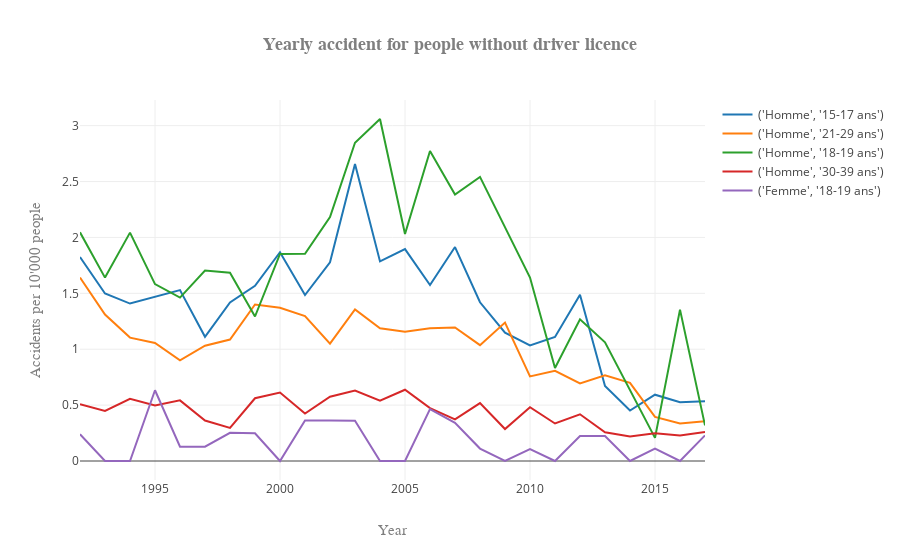

Notebook code cell kept with this figure:
### Markdown cell above
We start again from our normalized set of before, assuming that the people for which we don't have any information about how much time they have had a driving license for simply didn't have any.

### Code cell
# Without driver licence
df_conducteur_illegal = df_Accident_objets_normalized[(df_Accident_objets_normalized.faute_index==1)\
                                           & (df_Accident_objets_normalized.voiture_index==210)\
                                             &(df_Accident_objets_normalized.annee_permis_index==999)]
df_conducteur_illegal = df_conducteur_illegal.groupby(['sexe','age']).sum().sort_values(['2017'], ascending=False)[[col for col in df_conducteur.columns if IS_DATE.match(col)]]

plot_dataframe(x=df_conducteur_illegal.columns.values, y=df_conducteur_illegal.head(),\
               title='Yearly accident for people without driver licence', xlabel='Year',\
               ylabel="Accidents per 10'000 people",\
               labels=df_conducteur_illegal.index.values,\
               rotation=45, number_to_plot=None,name_save='accident_illegal_driver')

### Figure 1 — Plotly figure (JSON) as saved in the notebook; plotly's stock layout.template omitted (floating-point values rounded to 4 significant figures)
{"data": [{"name": "('Homme', '15-17 ans')", "type": "scatter", "uid": "3ed56881-3e94-4c19-b374-7cbaef5f3668", "x": ["1992", "1993", "1994", "1995", "1996", "1997", "1998", "1999", "2000", "2001", "2002", "2003", "2004", "2005", "2006", "2007", "2008", "2009", "2010", "2011", "2012", "2013", "2014", "2015", "2016", "2017"], "y": [1.824, 1.498, 1.408, 1.471, 1.529, 1.112, 1.419, 1.568, 1.868, 1.485, 1.778, 2.657, 1.786, 1.896, 1.575, 1.914, 1.42, 1.148, 1.034, 1.109, 1.487, 0.6713, 0.4512, 0.5933, 0.5258, 0.5349]}, {"name": "('Homme', '21-29 ans')", "type": "scatter", "uid": "e2d25f8d-047f-4912-9706-ff3846c79289", "x": ["1992", "1993", "1994", "1995", "1996", "1997", "1998", "1999", "2000", "2001", "2002", "2003", "2004", "2005", "2006", "2007", "2008", "2009", "2010", "2011", "2012", "2013", "2014", "2015", "2016", "2017"], "y": [1.642, 1.31, 1.104, 1.056, 0.9012, 1.031, 1.087, 1.4, 1.37, 1.296, 1.051, 1.355, 1.187, 1.156, 1.188, 1.194, 1.036, 1.239, 0.7572, 0.8068, 0.6943, 0.7664, 0.6988, 0.394, 0.335, 0.3551]}, {"name": "('Homme', '18-19 ans')", "type": "scatter", "uid": "6ef7f1f0-cca8-4597-ab66-c47d3888fa73", "x": ["1992", "1993", "1994", "1995", "1996", "1997", "1998", "1999", "2000", "2001", "2002", "2003", "2004", "2005", "2006", "2007", "2008", "2009", "2010", "2011", "2012", "2013", "2014", "2015", "2016", "2017"], "y": [2.046, 1.641, 2.043, 1.583, 1.462, 1.704, 1.685, 1.293, 1.852, 1.854, 2.182, 2.847, 3.06, 2.03, 2.773, 2.384, 2.541, 2.087, 1.641, 0.8314, 1.267, 1.062, 0.6325, 0.2066, 1.354, 0.3184]}, {"name": "('Homme', '30-39 ans')", "type": "scatter", "uid": "a045e7fb-cd59-4b5b-b9f8-43fa9be17072", "x": ["1992", "1993", "1994", "1995", "1996", "1997", "1998", "1999", "2000", "2001", "2002", "2003", "2004", "2005", "2006", "2007", "2008", "2009", "2010", "2011", "2012", "2013", "2014", "2015", "2016", "2017"], "y": [0.5081, 0.4478, 0.5567, 0.4975, 0.5426, 0.3622, 0.2967, 0.5612, 0.6129, 0.4251, 0.5748, 0.6298, 0.5405, 0.6378, 0.4732, 0.3728, 0.5176, 0.2862, 0.482, 0.3354, 0.4179, 0.2569, 0.2188, 0.248, 0.2287, 0.2585]}, {"name": "('Femme', '18-19 ans')", "type": "scatter", "uid": "69802c44-9d62-4687-bb95-ba0e38528a1c", "x": ["1992", "1993", "1994", "1995", "1996", "1997", "1998", "1999", "2000", "2001", "2002", "2003", "2004", "2005", "2006", "2007", "2008", "2009", "2010", "2011", "2012", "2013", "2014", "2015", "2016", "2017"], "y": [0.2389, 0, 0, 0.6328, 0.1277, 0.1282, 0.2524, 0.2475, 0, 0.3634, 0.3618, 0.3593, 0, 0, 0.4639, 0.3407, 0.1113, 0, 0.1074, 0, 0.223, 0.2236, 0, 0.1114, 0, 0.2288]}], "layout": {"title": "<b>Yearly accident for people without driver licence</b>", "titlefont": {"color": "#7f7f7f", "family": "Courier New, monospace", "size": 18}, "xaxis": {"title": "Year", "titlefont": {"color": "#7f7f7f", "family": "Courier New, monospace", "size": 15}}, "yaxis": {"title": "Accidents per 10'000 people", "titlefont": {"color": "#7f7f7f", "family": "Courier New, monospace", "size": 15}}}}
